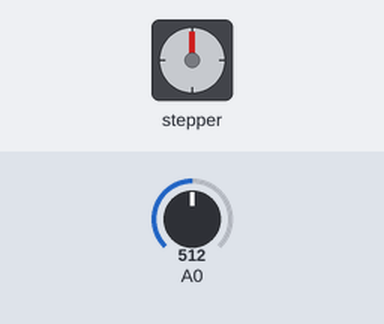
The sketch below on a simulated Arduino Uno, built with avr-gcc and run on an emulated ATmega328P. Parts: stepper motor. Inputs (shaded band) come from the test bench; at power-on: A0 = 512. Stepper angles assume 3072 steps per turn.

Above: at 1.2 s.
1.3 s: A0 set to 667
2.8 s: A0 set to 694
At 3.27 s:
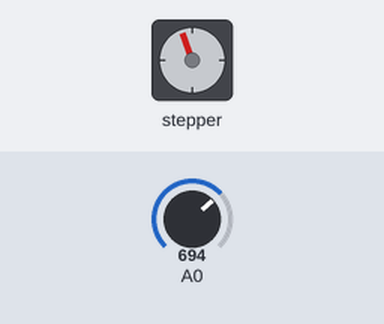
At 3.91 s:
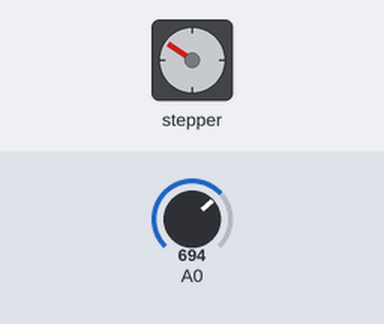
Timing chart, 0 to 17.8 s (numbered marks = the images above; inputs shaded):
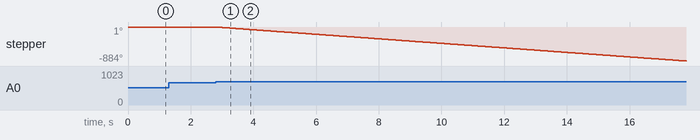

Measured:
- the behaviour switches between 681 and 682 on A0 (found by bisection; images 0 and 1)
- after the input at 1.3 s, every drawn part: stays the same
- after the input at 2.8 s, stepper: keeps turning counter-clockwise at about 59°/s, starting at once

The sketch:

Step_potentio.ino
```cpp
#include <Stepper.h>

const int stepsPerRevolution = 48 * 64; // nombre de step

Stepper myStepper(stepsPerRevolution, 8, 10, 9, 11);// lier l'objet my stepper à la bibliotheque
void setup()
{
  myStepper.setSpeed(10); // vitesse moteur
}

void loop()
{
  // read the sensor value:
  int sensorReading = analogRead(A0);// on lit la valeur sur le potentiometre
  int pos = map(sensorReading, 0, 1023, 0, 3); //mapper pour aller a gauche ou droite
  switch (pos)
  {
    case 0:
      myStepper.step(10); // faire + 10 pas
      break;
    case 1:
      myStepper.step(0);
      break;
    case 2:
      myStepper.step(-10); // faire - 10 pas
      break;
  }
}
```
